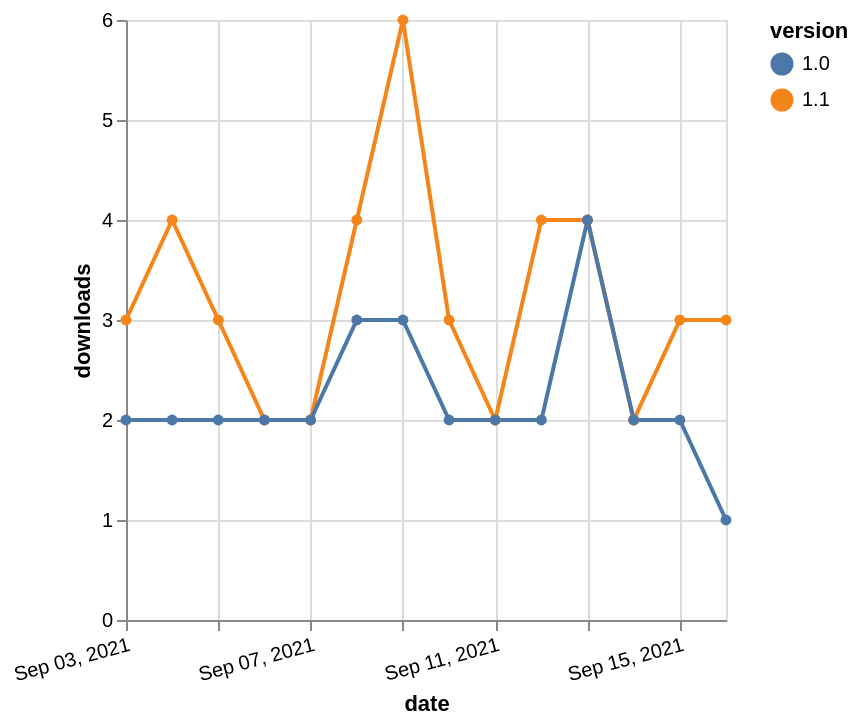

Source (Vega-Lite JSON):
### Vega-Lite specification from a JSON file in a GitHub repository (floating-point values rounded to 4 significant figures)
{"$schema": "https://vega.github.io/schema/vega-lite/v5.json", "description": "A simple bar chart with embedded data.", "data": {"values": [{"date": "2021-09-03", "total": 2007, "delta": 3, "version": "1.1"}, {"date": "2021-09-04", "total": 2011, "delta": 4, "version": "1.1"}, {"date": "2021-09-05", "total": 2014, "delta": 3, "version": "1.1"}, {"date": "2021-09-06", "total": 2016, "delta": 2, "version": "1.1"}, {"date": "2021-09-07", "total": 2018, "delta": 2, "version": "1.1"}, {"date": "2021-09-08", "total": 2022, "delta": 4, "version": "1.1"}, {"date": "2021-09-09", "total": 2028, "delta": 6, "version": "1.1"}, {"date": "2021-09-10", "total": 2031, "delta": 3, "version": "1.1"}, {"date": "2021-09-11", "total": 2033, "delta": 2, "version": "1.1"}, {"date": "2021-09-12", "total": 2037, "delta": 4, "version": "1.1"}, {"date": "2021-09-13", "total": 2041, "delta": 4, "version": "1.1"}, {"date": "2021-09-14", "total": 2043, "delta": 2, "version": "1.1"}, {"date": "2021-09-15", "total": 2046, "delta": 3, "version": "1.1"}, {"date": "2021-09-16", "total": 2049, "delta": 3, "version": "1.1"}, {"date": "2021-09-03", "total": 2682, "delta": 2, "version": "1.0"}, {"date": "2021-09-04", "total": 2684, "delta": 2, "version": "1.0"}, {"date": "2021-09-05", "total": 2686, "delta": 2, "version": "1.0"}, {"date": "2021-09-06", "total": 2688, "delta": 2, "version": "1.0"}, {"date": "2021-09-07", "total": 2690, "delta": 2, "version": "1.0"}, {"date": "2021-09-08", "total": 2693, "delta": 3, "version": "1.0"}, {"date": "2021-09-09", "total": 2696, "delta": 3, "version": "1.0"}, {"date": "2021-09-10", "total": 2698, "delta": 2, "version": "1.0"}, {"date": "2021-09-11", "total": 2700, "delta": 2, "version": "1.0"}, {"date": "2021-09-12", "total": 2702, "delta": 2, "version": "1.0"}, {"date": "2021-09-13", "total": 2706, "delta": 4, "version": "1.0"}, {"date": "2021-09-14", "total": 2708, "delta": 2, "version": "1.0"}, {"date": "2021-09-15", "total": 2710, "delta": 2, "version": "1.0"}, {"date": "2021-09-16", "total": 2711, "delta": 1, "version": "1.0"}]}, "width": "container", "mark": {"type": "line", "point": {"filled": true}}, "encoding": {"x": {"field": "date", "type": "temporal", "timeUnit": "yearmonthdate", "title": "date", "axis": {"labelAngle": -15}}, "y": {"field": "delta", "type": "quantitative", "title": "downloads"}, "color": {"field": "version", "type": "nominal"}, "tooltip": {"field": "delta"}}}
